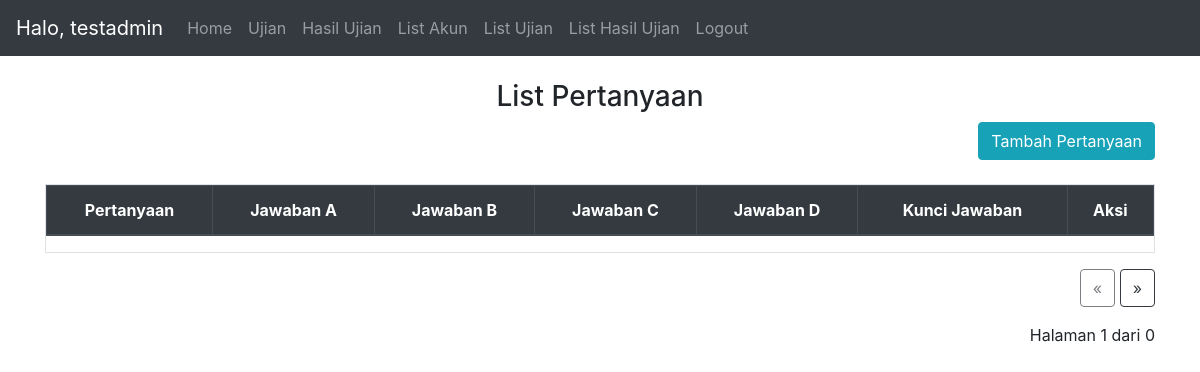
The app's page /list_question/6/1 (signed in), older data.
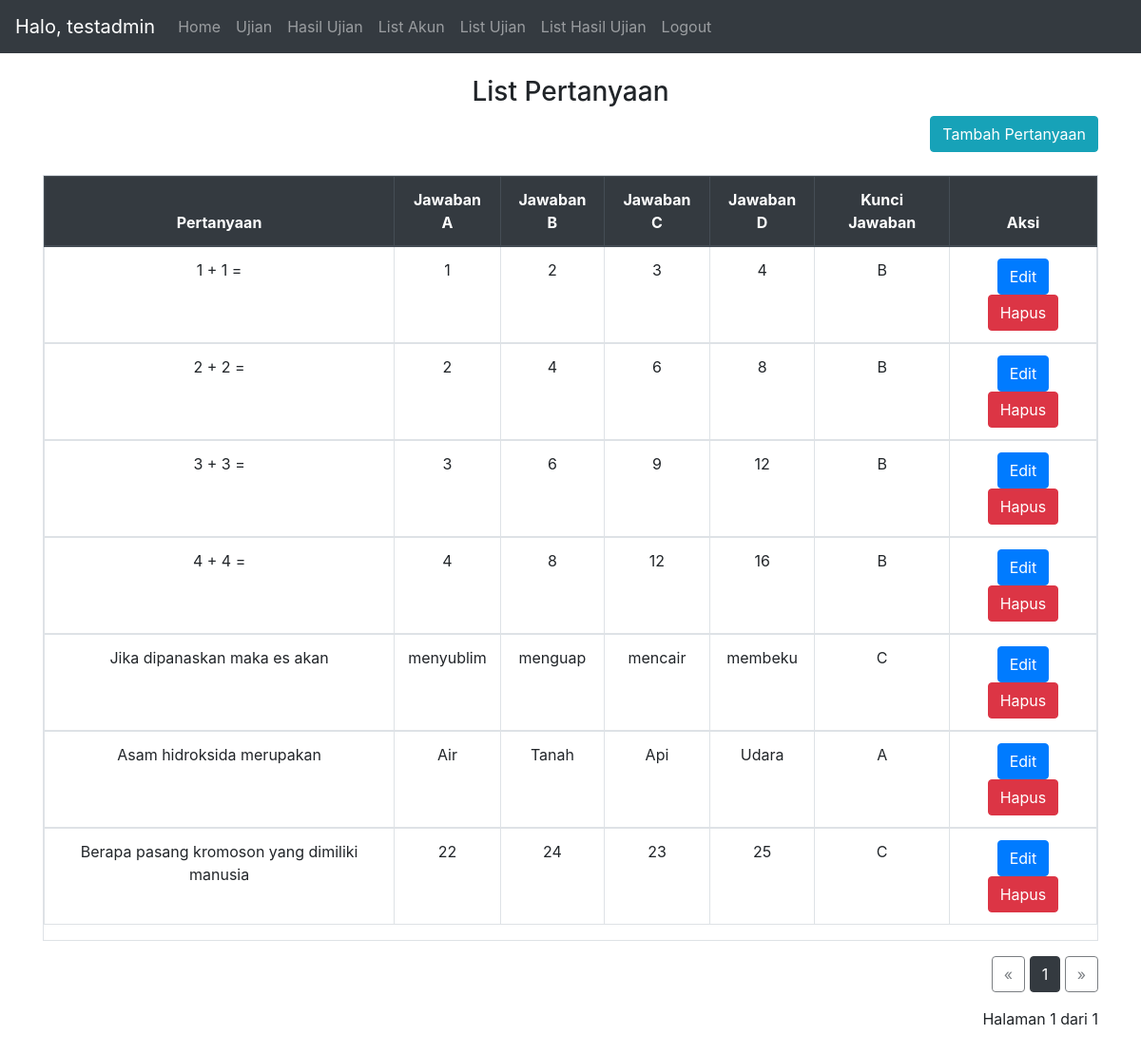
The same page, newer data.
### website/models.py (models this page shows)
class User(db.Model, UserMixin):
    id = db.Column(db.Integer, primary_key=True)
    email = db.Column(db.String(150), unique=True)
    password = db.Column(db.String(150))
    name = db.Column(db.String(150))
    type = db.Column(db.String(150))
    notes = db.relationship('Note')
    results = db.relationship('Result')
    useranswer = db.relationship('UserAnswer')

class Question(db.Model):
    id = db.Column(db.Integer, primary_key=True)
    exam_id = db.Column(db.Integer, db.ForeignKey('exam.id'))
    question = db.Column(db.String(1000))
    answer1 = db.Column(db.String(150))
    answer2 = db.Column(db.String(150))
    answer3 = db.Column(db.String(150))
    answer4 = db.Column(db.String(150))
    correct = db.Column(db.String(1))
    useranswer = db.relationship('UserAnswer')

### website/views.py (the view)
@views.route('/list_question/<id>/<page>', methods=['GET','POST'])
@login_required
def list_question(id,page):
    if current_user.type != 'admin':
        return redirect("/")
    else:
        db_question = Question.query.filter_by(exam_id=id).paginate(page=int(page), per_page=10)
        return render_template("list_question.html", user=current_user, questions=db_question, examid=id)#, kelas=db_class)

### website/__init__.py (called while the page is built)
def create_app():
    app = Flask(__name__)
    app.config['SECRET_KEY'] = 'secret key'
    app.config['SQLALCHEMY_DATABASE_URI'] = f'sqlite:///{DB_NAME}'
    db.init_app(app)
    from .views import views
    from .auth import auth
    app.register_blueprint(views, url_prefix='/')
    app.register_blueprint(auth, url_prefix='/')
    from .models import User, Note, Exam, Result, Question,UserAnswer #,Class
    with app.app_context():
        db.create_all()
    login_manager = LoginManager()
    login_manager.login_view = 'auth.login'
    login_manager.init_app(app)
    @login_manager.user_loader
    def load_user(id):
        return User.query.get(int(id))
    return app

### website/templates/list_question.html
{% extends "base.html" %} {% block title %}List Pertanyaan{% endblock %} {% block
content %}
<br>
<h3 align="center">List Pertanyaan</h3>
<div class="text-right">
  <a type="button" class="btn btn-info" href="/add_question/{{examid}}">Tambah Pertanyaan</a>
</div>
<br>
<div class="table table-responsive table-hover table-bordered">
  <table class="table">
    <thead class="text-center thead-dark">
      <tr>
        <th>Pertanyaan</th>
        <th>Jawaban A</th>
        <th>Jawaban B</th>
        <th>Jawaban C</th>
        <th>Jawaban D</th>
        <th>Kunci Jawaban</th>
        <th>Aksi</th>
      </tr>
    </thead>
    {% for question in questions %}
    <tbody class="text-center">
      <td>{{question.question}}</td>
      <td>{{question.answer1}}</td>
      <td>{{question.answer2}}</td>
      <td>{{question.answer3}}</td>
      <td>{{question.answer4}}</td>
      <td>{{question.correct}}</td>
      <td>
        <a type="button" class="btn btn-primary" href="/edit_question/{{question.id}}">Edit</a>
        <a class="btn btn-danger" href="/delete_question/{{question.id}}/{{examid}}/{{questions.page}}"
        onclick="return confirm('Apakah anda yakin akan menghapus pertanyaan {{ question.id }}?');" title="Delete">
        Hapus</a>
      </td>
    </tbody>
    {% endfor %}
  </table>
</div>
<div class="text-right">
  <a href="{{questions.prev_num}}" class="btn btn-outline-dark {% if questions.page == 1 %}disabled{% endif %}">&laquo;</a>
  {% for number in questions.iter_pages(left_edge=1, right_edge=1, left_current=1, right_current=2) %}
    {% if number %}
      {% if questions.page != number %}
        <span>
          <a class="btn btn-outline-dark"
              href="{{number}}">
          {{number}}
          </a>
        </span>
      {% else %}
          <span class="btn btn-dark">{{number}}</span>
      {% endif %}
    {% else %}
    ...
    {% endif %}
  {% endfor %}
  <a href="{{questions.next_num}}" class="btn btn-outline-dark {% if questions.page == questions.pages %}disabled{% endif %}">&raquo;</a>
  <p class="text-right mt-3">
    Halaman {{ questions.page }} dari {{ questions.pages }}
  </p>
</div>
{% endblock %}

### website/templates/base.html (shortened to what this page needs)
<!DOCTYPE html>
<html>
  <head>
    <link
      rel="stylesheet"
      href="https://stackpath.bootstrapcdn.com/bootstrap/4.4.1/css/bootstrap.min.css"
    />
    <link
      rel="stylesheet"
      href="https://stackpath.bootstrapcdn.com/font-awesome/4.7.0/css/font-awesome.min.css"
    />
  </head>
  <body>
    <nav class="navbar navbar-expand-lg navbar-dark bg-dark">
      <div class="collapse navbar-collapse" id="navbar">
        <div class="navbar-nav">
          {% if user.is_authenticated %}
          <span class="navbar-brand">
            Halo, {{user.name}}
          </span>
          <a class="nav-item nav-link" id="home" href="/">Home</a>
          <a class="nav-item nav-link" id="exam" href="/insert_token">Ujian</a>
          <a class="nav-item nav-link" id="exam" href="/result/1">Hasil Ujian</a>
          {% if user.type =='admin' %}
            <a class="nav-item nav-link" id="account_list" href="/list_account/1">List Akun</a>
            <a class="nav-item nav-link" id="exam_list" href="/list_exam/1">List Ujian</a>
            <a class="nav-item nav-link" id="exam_list" href="/list_result/1">List Hasil Ujian</a>
            {% endif %}
          <a class="nav-item nav-link" id="logout" href="/logout">Logout</a>
          {% else %}
          <a class="nav-item nav-link" id="login" href="/login">Login</a>
          {% endif %}
        </div>
      </div>
    </nav>
    <div id="content" class="container">{% block content %} {% endblock %}</div>
  <br>
  </body>
</html>

Row changes from the older to the newer data that the page shows:
added Question: question "1 + 1 =", answer1 "1", answer2 "2", answer3 "3", answer4 "4", correct "B"
added Question: question "2 + 2 =", answer1 "2", answer2 "4", answer3 "6", answer4 "8", correct "B"
added Question: question "3 + 3 =", answer1 "3", answer2 "6", answer3 "9", answer4 "12", correct "B"
added Question: question "4 + 4 =", answer1 "4", answer2 "8", answer3 "12", answer4 "16", correct "B"
added Question: question "Jika dipanaskan maka es akan", answer1 "menyublim", answer2 "menguap", answer3 "mencair", answer4 "membeku", correct "C"
added Question: question "Asam hidroksida merupakan", answer1 "Air", answer2 "Tanah", answer3 "Api", answer4 "Udara", correct "A"
added Question: question "Berapa pasang kromoson yang dimiliki manusia", answer1 "22", answer2 "24", answer3 "23", answer4 "25", correct "C"
Text that changed along with them:
{{ questions.pages }}: "0" → "1"
new list line: "1"
